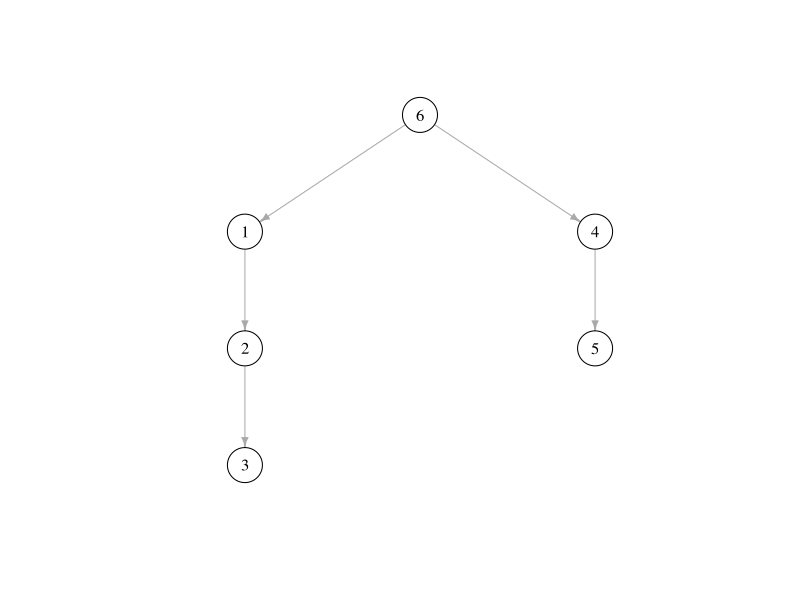

Recreate this plot in R.
## ---- chunk 1
knitr::opts_chunk$set(echo = TRUE)
## ---- chunk 2
retws = data.frame(sharers=c(1:5),seed_user=rep(6,5),time=c(1:5))
retws
## ---- chunk 3
followings = data.frame(egos=c(1,2,3,3,5,5),followees=c(6,1,1,2,2,4))
followings
## ---- chunk 4
recontruct = function(retws,followings){
  library(plyr)
  if (nrow(followings)>0){
    dn = merge(followings,retws[,c('sharers','time')],by.x='egos',by.y='sharers')
    dn = merge(dn,retws[,c('sharers','time')],by.x='followees',by.y='sharers')
    
    dn = dn[which(dn$time.x>dn$time.y),]
    
    if (nrow(dn)>0){
      dn = plyr::ddply(dn,.(egos),mutate,n=length(followees),mint=max(time.y))
      dn = dn[which(dn$time.y==dn$mint),]
      dn = dn[,c('egos','followees','time.x','n')]
      colnames(dn) = c('sharers','seed_user','time','n')
      
      rest = retws[which(!retws$sharers %in% dn$sharers),c('sharers','seed_user','time')]
      rest$n=1
      
      tres = rbind(dn,rest)
      tres = tres[order(tres$time),]
    } else {
      tres = retws[,c('sharers','seed_user','time')]
      tres$n=1
    }
    
  } else {
    tres = retws[,c('sharers','seed_user','time')]
    tres$n=1
  }
  return (tres) # n indicate the number of exposures
}
## ---- chunk 5
diffnet = recontruct(retws=retws,followings=followings)
diffnet
## ---- chunk 6
library(igraph)
g = graph.data.frame(diffnet[,c('seed_user','sharers')],directed = T)
V(g)$color = "white"
V(g)$label.color = "black"
V(g)$size = 20
plot(g,edge.arrow.size=0.5,layout=layout_as_tree) 
